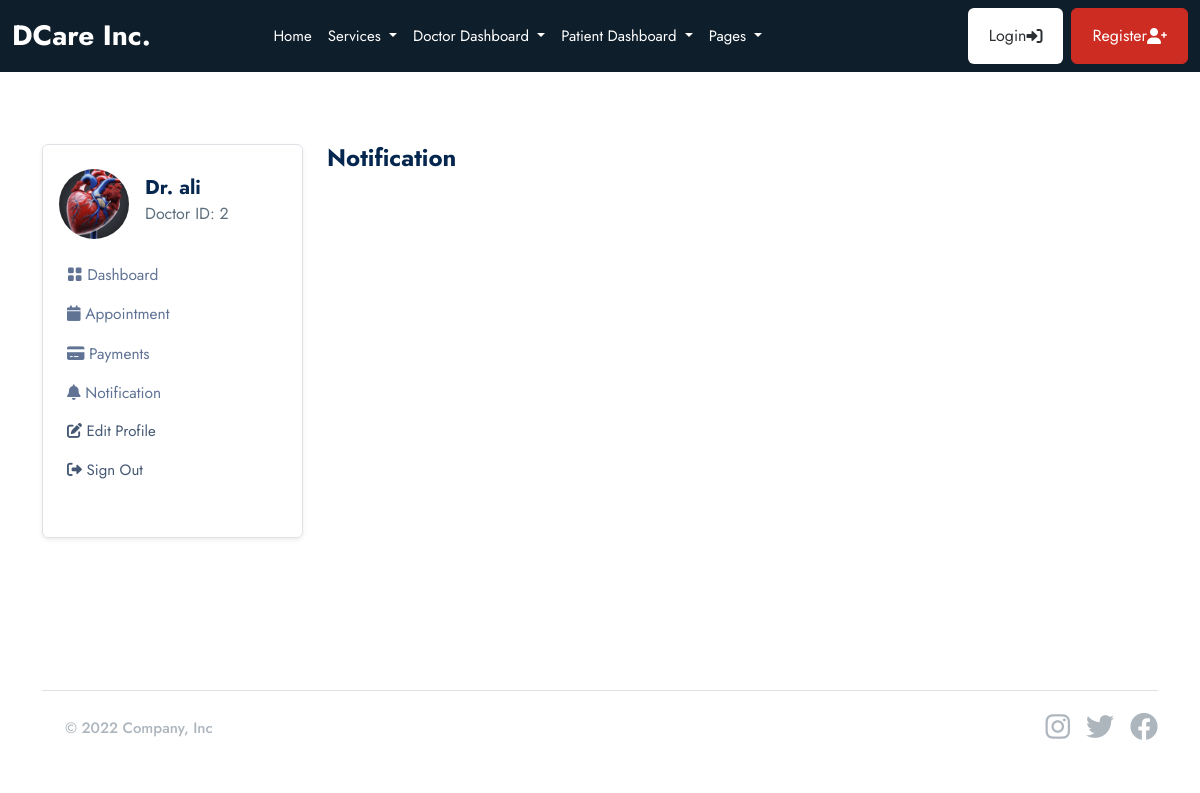
The page /doctor/notifications/ (signed in) on the database its author committed.
### userauths/models.py (models this page shows, shortened)
class User(AbstractUser):
    email = models.EmailField(unique=True)
    username = models.CharField(max_length=100, null=True, blank=True)
    user_type =models.CharField(max_length=50, choices=USER_TYPE, null=True, blank=True, default=None)
    USERNAME_FIELD = "email"
    REQUIRED_FIELDS = ["username"]

### doctor/models.py (models this page shows, shortened)
class Doctor(models.Model):
    user = models.OneToOneField(userauths_models.User, on_delete=models.CASCADE)
    image = models.FileField(upload_to="images", null=True, blank=True)
    full_name = models.CharField(max_length=100, null=True, blank=True)
    mobile = models.CharField(max_length=100, null=True, blank=True)
    country = models.CharField(max_length=100, null=True, blank=True)
    bio = models.CharField(max_length=100, null=True, blank=True)
    specialization = models.CharField(max_length=100, null=True, blank=True)
    qualifications = models.CharField(max_length=100, null=True, blank=True)
    years_of_experience = models.CharField(max_length=100, null=True, blank=True)
    next_available_appointment_date = models.DateTimeField(default=timezone.now, null=True, blank=True)

### doctor/views.py (the view)
# urls.py: path("notifications/", views.notifications, name="notifications"),
@login_required
def notifications(request):
    doctor = doctor_models.Doctor.objects.get(user=request.user)
    notifications = doctor_models.Notification.objects.filter(doctor=doctor, seen=False)
    context = {
        "notifications": notifications
    }
    return render(request, "doctor/notifications.html", context)

### templates/doctor/notifications.html (shortened to what this page needs)
{% extends "partials/base.html"%} {% block content %}
<section class="pt-5 pb-5">
  <div class="container">
    <div class="row mt-0 mt-md-4">
      {% include 'doctor/sidebar.html' %}
      <div class="col-lg-9 col-md-8 col-12">
        <h4 class="mb-0 mb-4 fw-bold">Notification</h4>
      </div>
    </div>
  </div>
</section>
{% endblock content %}

### templates/doctor/sidebar.html (shortened to what this page needs)
<div class="col-lg-3 col-md-4 col-12">
  <nav
    class="navbar navbar-expand-md shadow-sm mb-4 mb-lg-0 sidenav border rounded"
  >
    <div class="collapse navbar-collapse p-3" id="sidenav">
      <div class="navbar-nav flex-column">
        <div class="d-flex align-items-center mb-3">
          {% if request.user.doctor.image.url %}
          <img
            src="{{request.user.doctor.image.url}}"
            alt="avatar"
            class="rounded-circle avatar-xl"
            style="width: 70px; height: 70px; object-fit: cover"
          />
          {% endif %}
          <div class="ms-3">
            <h5 class="mb-0 fw-bold">Dr. {{request.user.doctor.full_name}}</h5>
            <p class="mb-1 fs-6">Doctor ID: {{request.user.doctor.id}}</p>
          </div>
        </div>
        <ul class="list-unstyled ms-n2 mb-4">
          <li class="nav-item">
            <a class="dropdown-item nav-link" href="{% url 'doctor:dashboard'%}"
              ><i class="bi bi-grid-fill"></i> Dashboard</a
            >
          </li>
          <li class="nav-item">
            <a
              class="dropdown-item nav-link"
              href="{% url 'doctor:appointments'%}"
              ><i class="fas fa-calendar"></i> Appointment</a
            >
          </li>
          <li class="nav-item">
            <a class="dropdown-item nav-link" href="{% url 'doctor:payments'%}"
              ><i class="fas fa-credit-card"></i> Payments</a
            >
          </li>
          <li class="nav-item">
            <a
              class="dropdown-item nav-link"
              href="{% url 'doctor:notifications'%}"
              ><i class="fas fa-bell"></i> Notification</a
            >
          </li>
          <li class="nav-item">
            <a class="nav-link" href="{% url 'patient:profile'%}">
              <i class="fas fa-edit"></i> Edit Profile
            </a>
          </li>
          <li class="nav-item">
            <a class="nav-link" href=".{% url 'userauths:sign-out'%}">
              <i class="fas fa-sign-out-alt"></i> Sign Out
            </a>
          </li>
        </ul>
      </div>
    </div>
  </nav>
</div>

### rows shown on the page
User: user.doctor.image (picture), user.doctor.full_name "ali", user.doctor.id "2"
